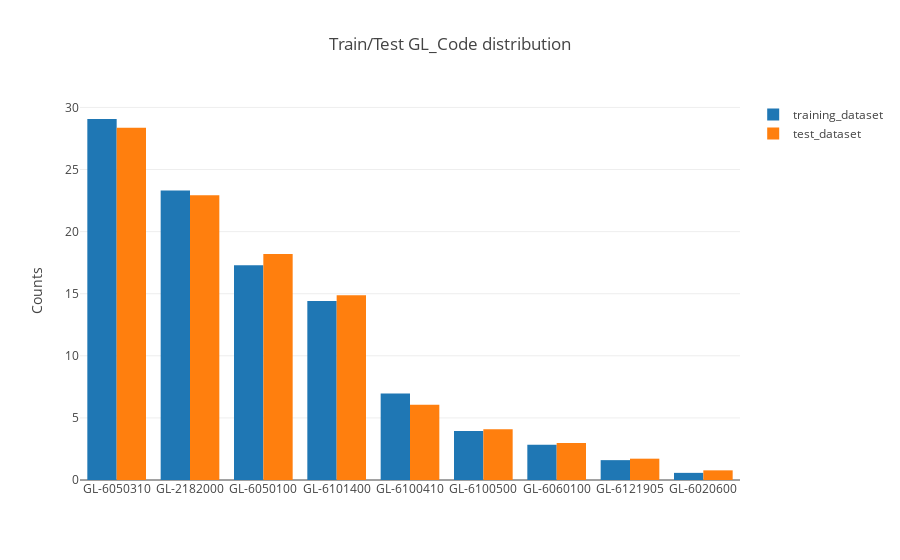

Write notebook code for a chart like this one.
### Code cell
draw_distribution(df, df_test, 'GL_Code')

### Figure 1 — Plotly figure (JSON) as saved in the notebook; plotly's stock layout.template omitted (floating-point values rounded to 4 significant figures)
{"data": [{"name": "training_dataset", "type": "bar", "uid": "c7216fe4-122f-476a-b5ac-4fdd1c9694bc", "x": ["GL-6050310", "GL-2182000", "GL-6050100", "GL-6101400", "GL-6100410", "GL-6100500", "GL-6060100", "GL-6121905", "GL-6020600"], "y": [29.07, 23.3, 17.28, 14.41, 6.971, 3.953, 2.839, 1.599, 0.5749]}, {"name": "test_dataset", "type": "bar", "uid": "f84fba7f-5f87-4048-b17c-079ade7cc5dc", "x": ["GL-6050310", "GL-2182000", "GL-6050100", "GL-6101400", "GL-6100410", "GL-6100500", "GL-6060100", "GL-6121905", "GL-6020600"], "y": [28.37, 22.94, 18.19, 14.88, 6.051, 4.088, 2.984, 1.717, 0.7768]}], "layout": {"barmode": "group", "title": {"text": " Train/Test GL_Code distribution"}, "yaxis": {"title": {"text": "Counts"}}}}
